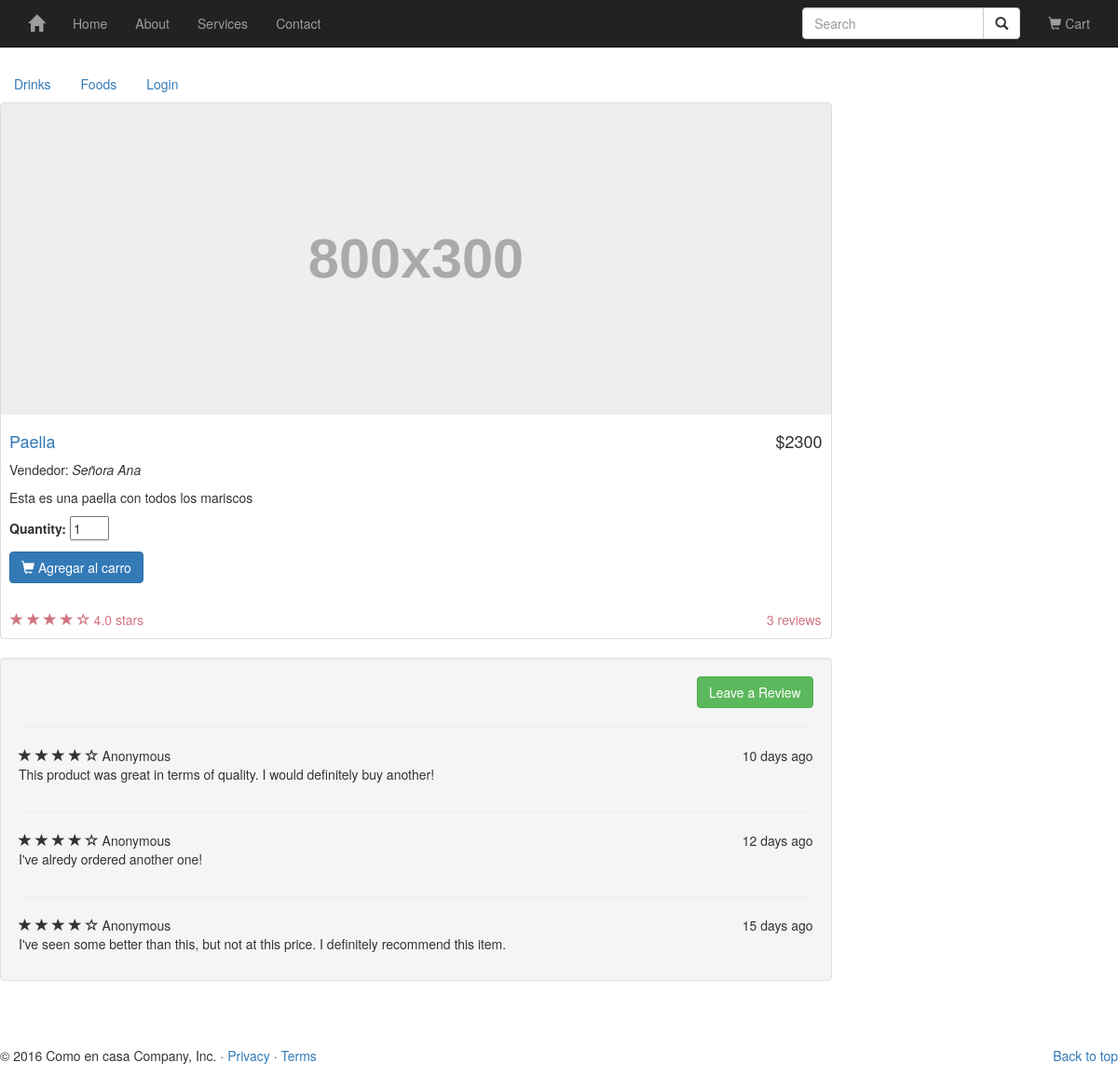
/product/paella/, run on an earlier commit of the app's database.
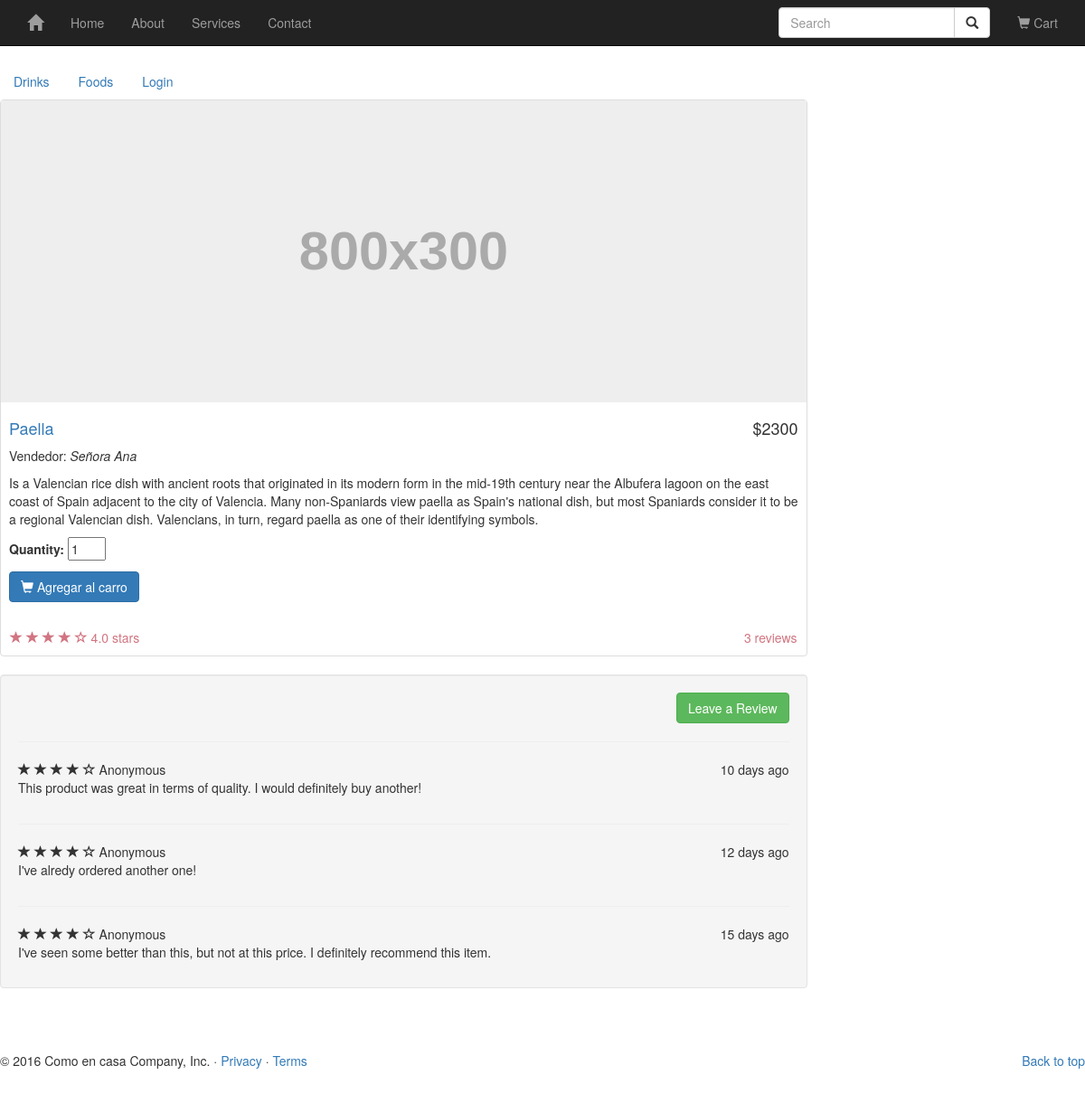
And on a later commit of the database.
### catalog/models.py (models this page shows, shortened)
class Category(models.Model):
    name = models.CharField(max_length=50)
    slug = models.SlugField(max_length=50, unique=True, help_text='Unique value for product page URL, created from name.')
    description = models.TextField()
    is_active = models.BooleanField(default=True)
    meta_keywords = models.CharField("Meta keywords", max_length=255, help_text='Comma-delimited set of SEO keywords for meta tag')
    meta_description = models.CharField("Meta Description", max_length=255, help_text='Content of description meta tag')
    created_at = models.DateTimeField(auto_now_add=True)
    updated_at = models.DateTimeField(auto_now=True)
    class Meta:
        db_table = 'categories'
        ordering = ['name']
        verbose_name_plural = 'Categories'

class Product(models.Model):
    name = models.CharField(max_length=255, unique=True)
    slug = models.SlugField(max_length=255, unique=True, help_text='Product page URL.')
    brand = models.CharField(max_length=50)
    sku = models.CharField(max_length=50)
    price = models.DecimalField(max_digits=15, decimal_places=0)
    old_price = models.DecimalField(max_digits=15, decimal_places=2, blank=True, default=0.00)
    image = models.CharField(max_length=2100)
    is_active = models.BooleanField(default=True)
    is_bestseller = models.BooleanField(default=False)
    is_featured = models.BooleanField(default=False)
    quantity = models.IntegerField()
    description = models.TextField()
    meta_keywords = models.CharField("Meta keywords", max_length=255, help_text='Comma-delimited set of SEO keywords for meta tag')
    meta_description = models.CharField("Meta Description", max_length=255, help_text='Description meta tag')
    created_at = models.DateTimeField(auto_now_add=True)
    updated_at = models.DateTimeField(auto_now=True)
    categories = models.ManyToManyField(Category)
    class Meta:
        db_table = 'products'
        ordering = ['-created_at']

### catalog/views.py (the view)
# urls.py: url(r'^product/(?P<product_slug>[-\w]+)/$', views.show_product, name='show_product'),
def show_product(request, product_slug):
    product = get_object_or_404(Product, slug=product_slug)
    categories = Category.objects.all()
    if request.method == 'POST':
        postdata = request.POST.copy()
        form = ProductAddToCartForm(request, postdata)
        if form.is_valid():
            cart.add_to_cart(request)
        if request.session.test_cookie_worked():
            request.session.delete_test_cookie()
        url = urlresolvers.reverse('show_cart')
        return HttpResponseRedirect(url)
    else:
        form = ProductAddToCartForm(request=request, label_suffix=':')
    form.fields['product_slug'].widget.attrs['value'] = product_slug
    request.session.set_test_cookie()
    context = {'categories': categories,'product': product, 'form':form}
    return render(request, 'product.html', context)

### cart/forms.py (shortened to what this page needs)
class ProductAddToCartForm(forms.Form):
	quantity = forms.IntegerField(widget=forms.TextInput(attrs={'size':'2','value':'1', 'class':'quantity', 'maxlength':'5'}), error_messages={'invalid':'Please enter a valid quantity.'}, min_value=1)
	product_slug = forms.CharField(widget=forms.HiddenInput())
	def __init__(self, request=None, *args, **kwargs):
		self.request = request
		super(ProductAddToCartForm, self).__init__(*args, **kwargs)

### catalog/templates/product.html (shortened to what this page needs)
{% extends "base.html" %}
{% block site_wrapper %}
            <div class="col-md-9">
                <div class="thumbnail">
                <img class="featurette-image img-responsive center-block" data-src="holder.js/800x300/auto" alt="Generic placeholder image">
                    <div class="caption-full">
                        <h4 class="pull-right">${{ product.price }}</h4>
                        <h4><a href="product/{{ p.slug }}">{{product.name}}</a>
                        </h4>
                        <p>Vendedor: <em>{{product.brand}}</em></p>
                        <p>{{ product.description}}</p>
                    <form method="post" action="." class="cart"> {% csrf_token %}
                    {{ form.as_p }}
                    <button type="submit" class="btn btn-primary" value="Add To Cart" name="submit" alt="Add To Cart" ><span class="glyphicon glyphicon-shopping-cart"></span> Agregar al carro
                    </button>
                    </form>
                    </div>
                    <br />
                    <div class="ratings">
                        <p class="pull-right">3 reviews</p>
                        <p>
                            <span class="glyphicon glyphicon-star"></span>
                            <span class="glyphicon glyphicon-star"></span>
                            <span class="glyphicon glyphicon-star"></span>
                            <span class="glyphicon glyphicon-star"></span>
                            <span class="glyphicon glyphicon-star-empty"></span>
                            4.0 stars
                        </p>
                    </div>
                </div>
                <div class="well">
                    <div class="text-right">
                        <a class="btn btn-success">Leave a Review</a>
                    </div>
                    <hr>
                    <div class="row">
                        <div class="col-md-12">
                            <span class="glyphicon glyphicon-star"></span>
                            <span class="glyphicon glyphicon-star"></span>
                            <span class="glyphicon glyphicon-star"></span>
                            <span class="glyphicon glyphicon-star"></span>
                            <span class="glyphicon glyphicon-star-empty"></span>
                            Anonymous
                            <span class="pull-right">10 days ago</span>
                            <p>This product was great in terms of quality. I would definitely buy another!</p>
                        </div>
                    </div>
                    <hr>
                    <div class="row">
                        <div class="col-md-12">
                            <span class="glyphicon glyphicon-star"></span>
                            <span class="glyphicon glyphicon-star"></span>
                            <span class="glyphicon glyphicon-star"></span>
                            <span class="glyphicon glyphicon-star"></span>
                            <span class="glyphicon glyphicon-star-empty"></span>
                            Anonymous
                            <span class="pull-right">12 days ago</span>
                            <p>I've alredy ordered another one!</p>
                        </div>
                    </div>
                    <hr>
                    <div class="row">
                        <div class="col-md-12">
                            <span class="glyphicon glyphicon-star"></span>
                            <span class="glyphicon glyphicon-star"></span>
                            <span class="glyphicon glyphicon-star"></span>
                            <span class="glyphicon glyphicon-star"></span>
                            <span class="glyphicon glyphicon-star-empty"></span>
                            Anonymous
                            <span class="pull-right">15 days ago</span>
                            <p>I've seen some better than this, but not at this price. I definitely recommend this item.</p>
                        </div>
                    </div>
                </div>
            </div>
{% endblock %}

### catalog/templates/base.html (shortened to what this page needs)
<!DOCTYPE html> {% load staticfiles %}
<html lang="en">
<head>
  <link href="{% static 'css/bootstrap.min.css' %}" rel="stylesheet" type="text/css">
  <link href="{% static 'css/shop-homepage.css' %}" rel="stylesheet" type="text/css">
</head>
<body>
  <div class="navbar-wrapper">
    <div class="container">
      <nav class="navbar navbar-inverse navbar-fixed-top" role="navigation">
        <div class="container">
          <div class="navbar-header">
            <a class="navbar-brand" href="{% url 'index' %}">
              <span class="glyphicon glyphicon-home" aria-hidden="true"></span>
            </a>
          </div>
          <div id="navbar" class="navbar-collapse collapse">
            <ul class="nav navbar-nav">
              <li><a href="{% url 'index' %}">Home</a></li>
              <li><a href="#about">About</a></li>
              <li><a href="#">Services</a></li>
              <li><a href="#contact">Contact</a></li>
            </ul>
            <ul class="nav navbar-nav navbar-right">
              <li>
                <form class="navbar-form" role="search">
                  <div class="input-group">
                    <input type="text" class="form-control" placeholder="Search" name="srch-term" id="srch-term">
                    <div class="input-group-btn">
                      <button class="btn btn-default" type="submit"><i class="glyphicon glyphicon-search"></i></button>
                    </div>
                  </div>
                </form>
              </li>
              <li>
                <a href="{% url 'show_cart' %}">
                  <i class="glyphicon glyphicon-shopping-cart"></i> Cart
                </a>
              </li>
            </ul>
          </div>
        </div>
      </nav>
    </div>
  </div>
    <ul class="nav nav-pills">
      {% for c in categories %}
      <li role="presentation">
        <a href="/category/{{ c.slug }}" >{{ c.name }}</a> </li> {% endfor %}
        <li role="presentation"><a href="/login" >Login</a> </li>
    </ul>
    <div class="row">
      {% block site_wrapper %} {% endblock %}
    </div>
    <footer>
      <p class="pull-right"><a href="#">Back to top</a></p>
      <p>&copy; 2016 Como en casa Company, Inc. &middot; <a href="#">Privacy</a> &middot; <a href="#">Terms</a></p>
    </footer>
</body>
</html>

### ecommerce/static/css/shop-homepage.css (style rules this page uses)
body { padding-top: 70px; }
.thumbnail img { width: 100%; }
.ratings { padding-right: 10px; padding-left: 10px; color: #d17581; }
.thumbnail { padding: 0; }
.thumbnail .caption-full { padding: 9px; color: #333; }
footer { margin: 50px 0; }

What changed in the data, as far as the page shows it:
changed Product "Paella": description "Esta es una paella con todos los mariscos" → "Is a Valencian rice dish with ancient roots that originated in its modern form in the mid-19th century near the Albufera lagoon on the east coast of Spain adjacent to the city of Valencia. Many non-Spaniards view paella as Spain's national dish, but most Spaniards consider it to be a regional Valencian dish. Valencians, in turn, regard paella as one of their identifying symbols."
